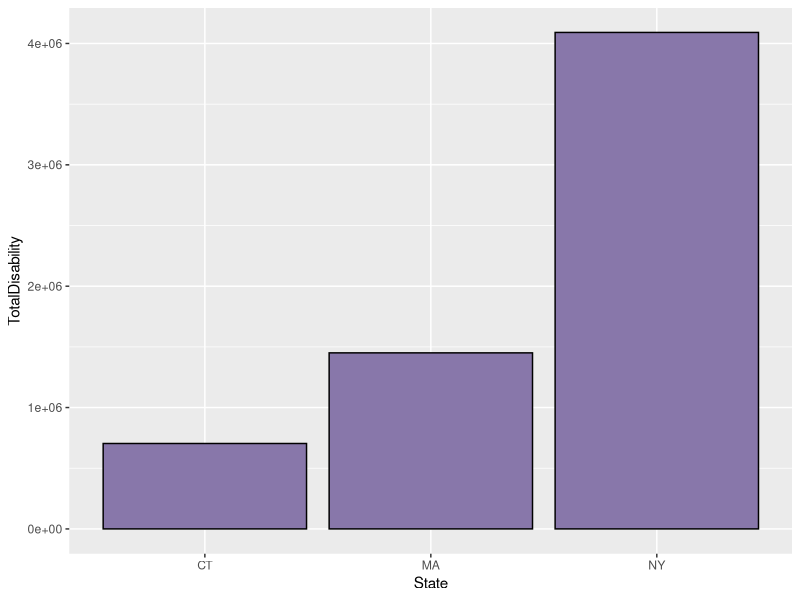
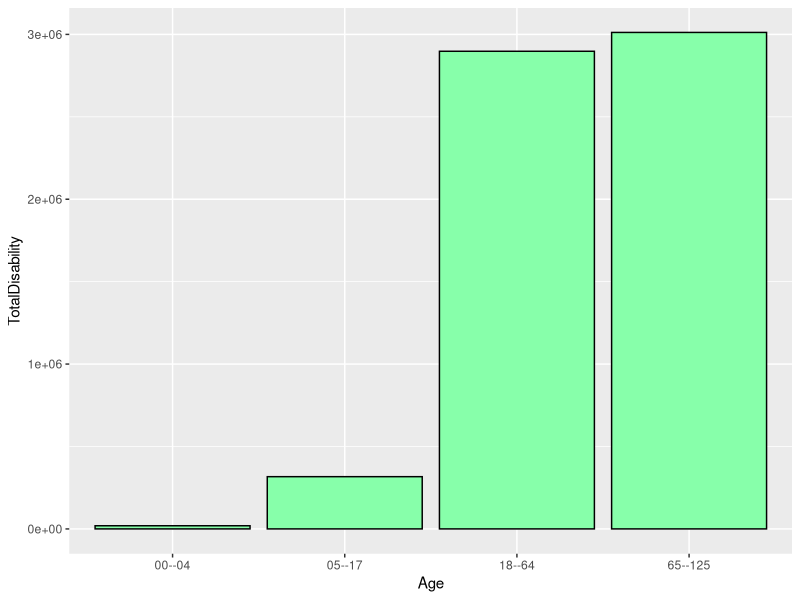
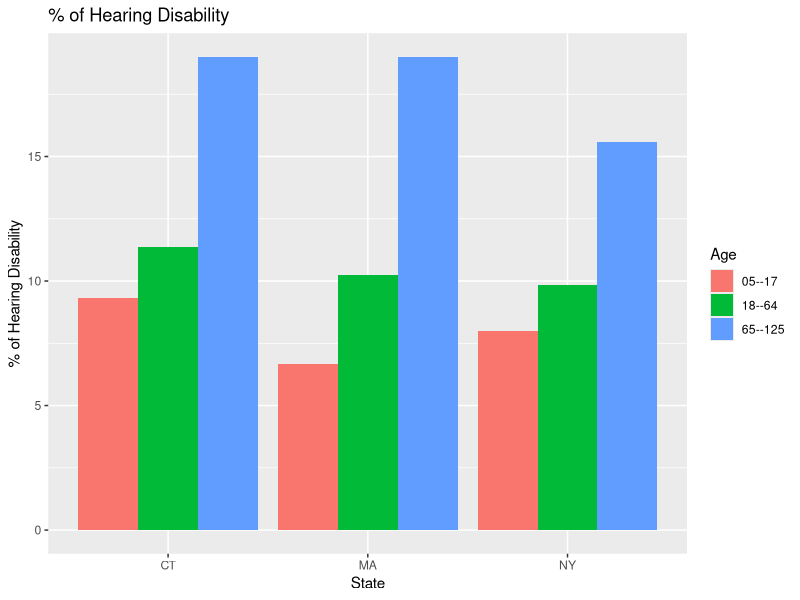
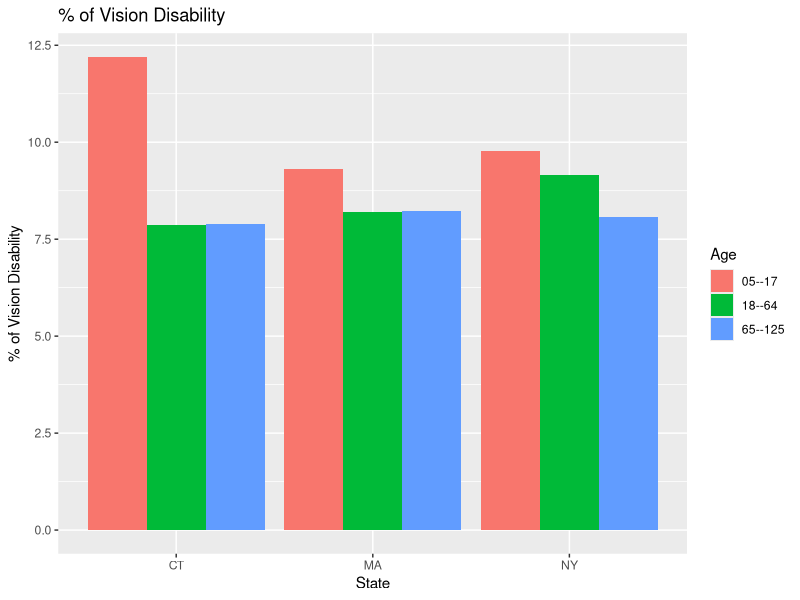
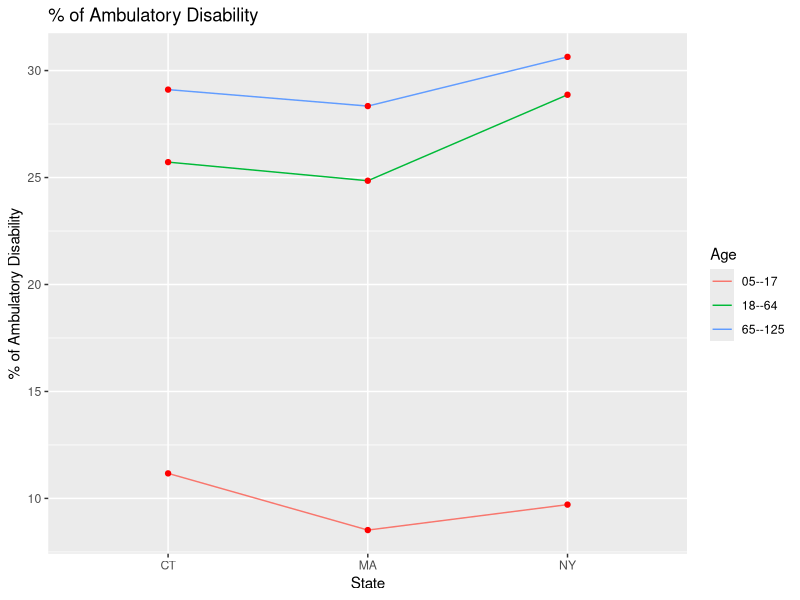
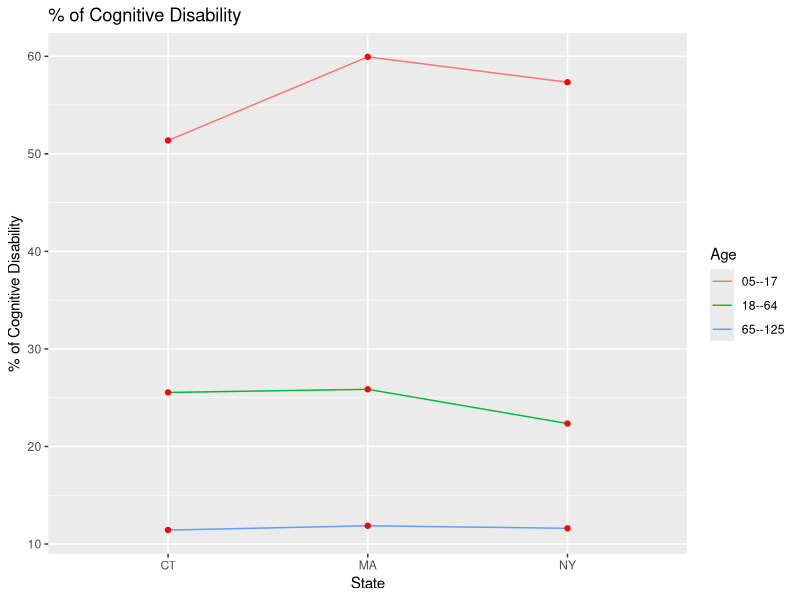

Source code (R) for these figures, in order:
## ---- chunk 1
knitr::opts_chunk$set(echo = TRUE)
## ---- chunk 2
options(width = 3000)
## ---- chunk 3
library(tidyr)
library(dplyr)
library(stringr)
library(sqldf)
library(ggplot2)
## ---- chunk 4
disability_df = read.csv(file="03_DisabilityData.csv", header=TRUE, sep=",", skip = 0)
colnames(disability_df) = c("Age", "Disability_Type", "CT", "MA", "NY")
disability_df = filter(disability_df, Disability_Type != "")
print(disability_df)
print (colnames(disability_df))
## ---- chunk 5
for (i in 1:nrow(disability_df)) {
  if (disability_df$Age[i] == "") {
    disability_df$Age[i] = disability_df$Age[i-1]
  }
}
print(disability_df)
## ---- chunk 6
disability_df = gather(disability_df, State, Disability_Count, CT:NY)
print(disability_df)
## ---- chunk 7
disability_df = spread(disability_df, Disability_Type, Disability_Count)
disability_df[is.na(disability_df)] = 0
print (disability_df)

## ---- chunk 8
calcPercentage = function(value, totalValue) {
  round((value/totalValue)*100, 2)
}
## ---- chunk 9
disability_df = mutate(disability_df, TotalDisability=(Ambulatory+Cognitive+Hearing+Independent_Living+Self_care+Vision), 
                        PercentAmbulatory=calcPercentage(Ambulatory, TotalDisability), 
                        PercentCognitive=calcPercentage(Cognitive, TotalDisability), 
                        PercentHearing=calcPercentage(Hearing, TotalDisability), 
                        PercentIndependent_Living=calcPercentage(Independent_Living, TotalDisability), 
                        PercentSelf_care=calcPercentage(Self_care, TotalDisability), 
                        PercentVision=calcPercentage(Vision, TotalDisability))
print(disability_df)
## ---- chunk 10
disability_state_group_df=sqldf("select State, sum(TotalDisability) As TotalDisability from disability_df group by State")
print(disability_state_group_df)
ggplot(disability_state_group_df, aes(x=State, y=TotalDisability)) + geom_bar(fill="#8877aa", color="black", stat="identity")
## ---- chunk 11
disability_age_group_df=sqldf("select Age, sum(TotalDisability) As TotalDisability from disability_df group by Age")
print(disability_age_group_df)
ggplot(disability_age_group_df, aes(x=Age, y=TotalDisability)) + geom_bar(fill="#87ffaa", color="black", stat="identity")
## ---- chunk 12
graphHearing_df = filter (disability_df, (Age != "00--04"))
print(graphHearing_df)
ggplot(data=graphHearing_df, aes(x=State, y=PercentHearing, fill=Age)) + geom_bar(stat="identity", position="dodge") + 
  ylab("% of Hearing Disability") + ggtitle("% of Hearing Disability")
## ---- chunk 13
graphVision_df = filter (disability_df, (Age != "00--04"))
print(graphVision_df)
ggplot(data=graphVision_df, aes(x=State, y=PercentVision, fill=Age)) + geom_bar(stat="identity", position="dodge") + 
  ylab("% of Vision Disability") + ggtitle("% of Vision Disability")
## ---- chunk 14
graphAmbulatory_df = filter (disability_df, (Age != "00--04"))
print(graphAmbulatory_df)
ggplot(data=graphAmbulatory_df, aes(x=State, y=PercentAmbulatory, group=Age, color=Age)) +  geom_line() + 
  geom_point(color = "Red") + ylab("% of Ambulatory Disability") + ggtitle("% of Ambulatory Disability")
## ---- chunk 15
graphCognitive_df = filter (disability_df, (Age != "00--04"))
print(graphCognitive_df)
ggplot(data=graphCognitive_df, aes(x=State, y=PercentCognitive, group=Age, color=Age)) +  geom_line() + 
  geom_point(color = "Red") + ylab("% of Cognitive Disability") + ggtitle("% of Cognitive Disability")
